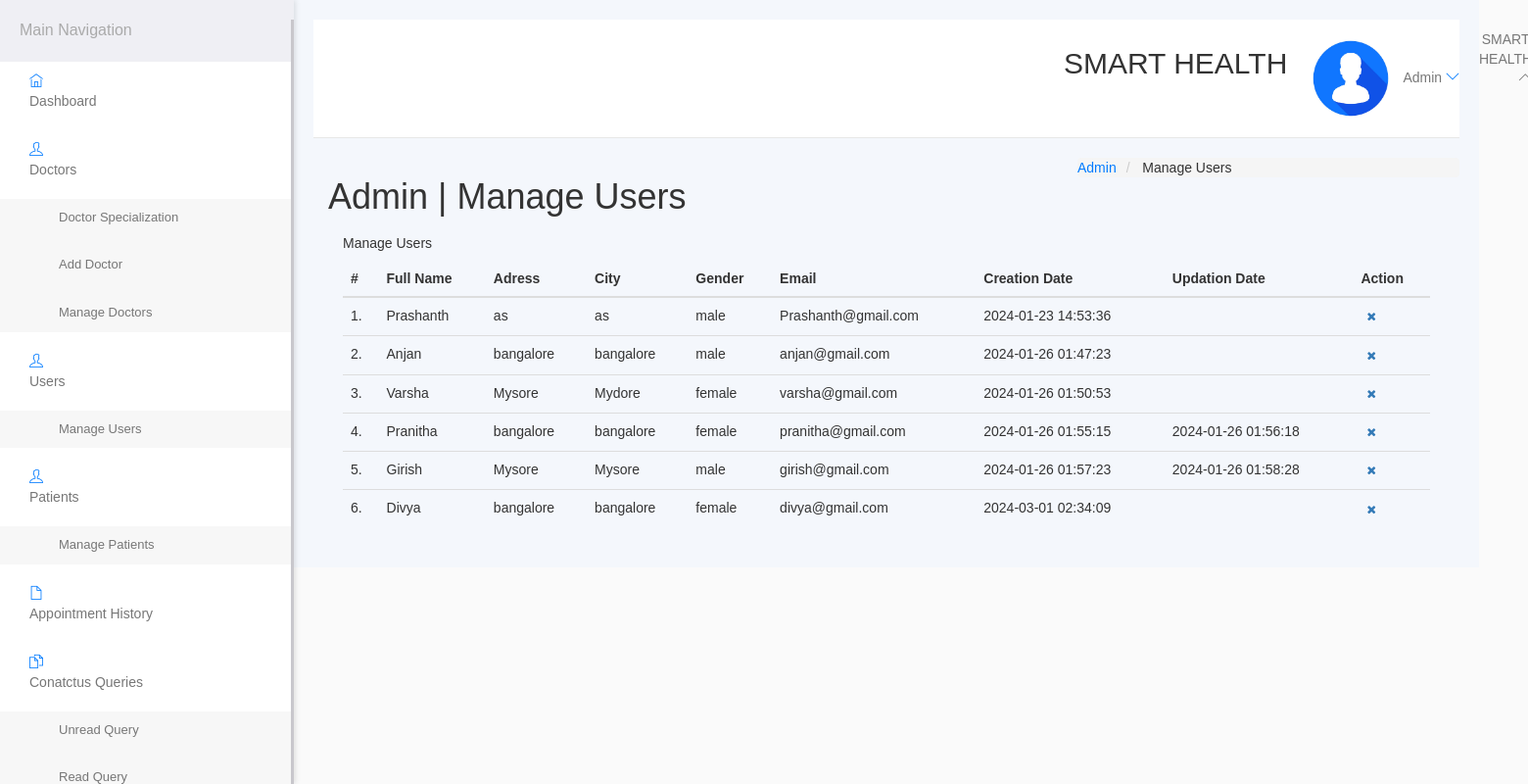
Page /hospital/hms/admin/manage-users.php (signed in) on the committed database.
### tables this page shows
CREATE TABLE `users` (
  `id` int(11) NOT NULL,
  `fullName` varchar(255) DEFAULT NULL,
  `address` longtext DEFAULT NULL,
  `city` varchar(255) DEFAULT NULL,
  `gender` varchar(255) DEFAULT NULL,
  `email` varchar(255) DEFAULT NULL,
  `password` varchar(255) DEFAULT NULL,
  `regDate` timestamp NULL DEFAULT current_timestamp(),
  `updationDate` timestamp NULL DEFAULT NULL ON UPDATE current_timestamp()
);

### hospital/hms/admin/manage-users.php (the view, shortened to what this page needs)
<?php
include('include/config.php');
if (strlen($_SESSION['id'] == 0)) {
	header('location:logout.php');
} else {
?>
	<!DOCTYPE html>
	<html lang="en">
	<head>
		<link rel="stylesheet" href="vendor/bootstrap/css/bootstrap.min.css">
		<link rel="stylesheet" href="vendor/fontawesome/css/font-awesome.min.css">
		<link rel="stylesheet" href="vendor/themify-icons/themify-icons.min.css">
		<link href="vendor/animate.css/animate.min.css" rel="stylesheet" media="screen">
		<link href="vendor/perfect-scrollbar/perfect-scrollbar.min.css" rel="stylesheet" media="screen">
		<link href="vendor/switchery/switchery.min.css" rel="stylesheet" media="screen">
		<link href="vendor/bootstrap-touchspin/jquery.bootstrap-touchspin.min.css" rel="stylesheet" media="screen">
		<link href="vendor/select2/select2.min.css" rel="stylesheet" media="screen">
		<link href="vendor/bootstrap-datepicker/bootstrap-datepicker3.standalone.min.css" rel="stylesheet" media="screen">
		<link href="vendor/bootstrap-timepicker/bootstrap-timepicker.min.css" rel="stylesheet" media="screen">
		<link rel="stylesheet" href="assets/css/styles.css">
		<link rel="stylesheet" href="assets/css/plugins.css">
		<link rel="stylesheet" href="assets/css/themes/theme-1.css" id="skin_color" />
	</head>
	<body>
		<div id="app">
			<?php include('include/sidebar.php'); ?>
			<div class="app-content">
				<?php include('include/header.php'); ?>
				<div class="main-content">
					<div class="wrap-content container" id="container">
						<section id="page-title">
							<div class="row">
								<div class="col-sm-8">
									<h1 class="mainTitle">Admin | Manage Users</h1>
								</div>
								<ol class="breadcrumb">
									<li>
										<span>Admin</span>
									</li>
									<li class="active">
										<span>Manage Users</span>
									</li>
								</ol>
							</div>
						</section>
						<div class="container-fluid container-fullw bg-white">
							<div class="row">
								<div class="col-md-12">
									<h5 class="over-title margin-bottom-15">Manage <span class="text-bold">Users</span></h5>
									<table class="table table-hover" id="sample-table-1">
										<thead>
											<tr>
												<th class="center">#</th>
												<th>Full Name</th>
												<th class="hidden-xs">Adress</th>
												<th>City</th>
												<th>Gender </th>
												<th>Email </th>
												<th>Creation Date </th>
												<th>Updation Date </th>
												<th>Action</th>
											</tr>
										</thead>
										<tbody>
											<?php
											$sql = mysqli_query($con, "select * from users");
											$cnt = 1;
											while ($row = mysqli_fetch_array($sql)) {
											?>
												<tr>
													<td class="center"><?php echo $cnt; ?>.</td>
													<td class="hidden-xs"><?php echo $row['fullName']; ?></td>
													<td><?php echo $row['address']; ?></td>
													<td><?php echo $row['city']; ?>
													</td>
													<td><?php echo $row['gender']; ?></td>
													<td><?php echo $row['email']; ?></td>
													<td><?php echo $row['regDate']; ?></td>
													<td><?php echo $row['updationDate']; ?>
													</td>
													<td>
														<div class="visible-md visible-lg hidden-sm hidden-xs">
															<a href="manage-users.php?id=<?php echo $row['id'] ?>&del=delete" onClick="return confirm('Are you sure you want to delete?')" class="btn btn-transparent btn-xs tooltips" tooltip-placement="top" tooltip="Remove"><i class="fa fa-times fa fa-white"></i></a>
														</div>
													</td>
												</tr>
											<?php
												$cnt = $cnt + 1;
											} ?>
										</tbody>
									</table>
								</div>
							</div>
						</div>
					</div>
				</div>
			</div>
		</div>
		<?php include('include/footer.php'); ?>
	</body>
	</html>
<?php } ?>

### hospital/hms/admin/assets/css/styles.css (style rules this page uses)
* { margin: 0; padding: 0; box-sizing: border-box; }
body { font-family: "Arial", sans-serif; background-color: #f4f7fc; color: #333; display: flex; min-height: 100vh; overflow-x: hidden; }
.app-content { margin-left: 300px; width: calc(100% - 300px); padding: 20px; background-color: #f4f7fc; }
.breadcrumb { margin: 0; padding: 0; list-style: none; display: flex; gap: 5px; }
.breadcrumb li { font-size: 14px; color: #007bff; }
.breadcrumb li.active { color: #333; }

### hospital/hms/admin/assets/css/themes/theme-1.css (style rules this page uses)
body { background: #FAFAFA; }

### rows in the picture
users: fullName "Prashanth", address "as", city "as", gender "male", email "Prashanth@gmail.com", regDate "2024-01-23 14:53:36"
users: fullName "Anjan", address "bangalore", city "bangalore", gender "male", email "anjan@gmail.com", regDate "2024-01-26 01:47:23"
users: fullName "Varsha", address "Mysore", city "Mydore", gender "female", email "varsha@gmail.com", regDate "2024-01-26 01:50:53"
users: fullName "Pranitha", address "bangalore", city "bangalore", gender "female", email "pranitha@gmail.com", regDate "2024-01-26 01:55:15", updationDate "2024-01-26 01:56:18"
users: fullName "Girish", address "Mysore", city "Mysore", gender "male", email "girish@gmail.com", regDate "2024-01-26 01:57:23", updationDate "2024-01-26 01:58:28"
users: fullName "Divya", address "bangalore", city "bangalore", gender "female", email "divya@gmail.com", regDate "2024-03-01 02:34:09"
